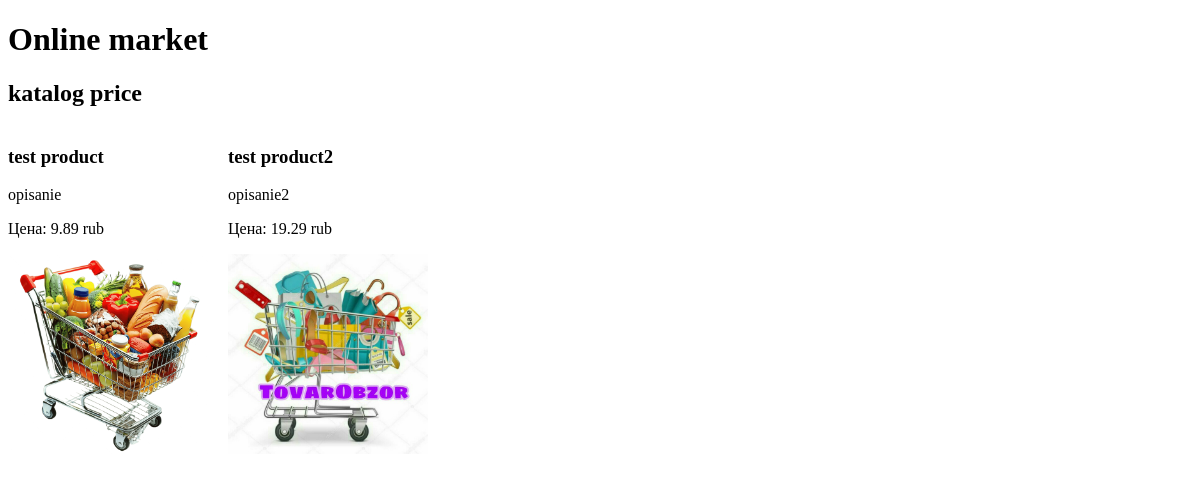
Before: / with the older database file.
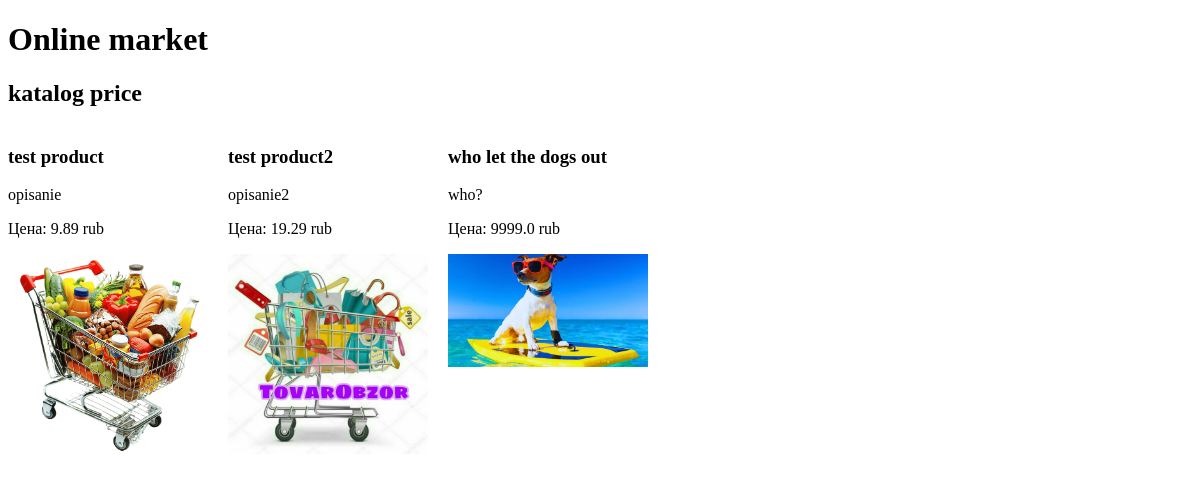
After: the same page with the newer database file.
### tables this page shows
CREATE TABLE products (
            id INTEGER PRIMARY KEY AUTOINCREMENT,
            name TEXT NOT NULL,
            price REAL NOT NULL,
            description TEXT DEFAULT "",
            image TEXT DEFAULT ""         
        );

### app.py (the view)
@app.route('/')
def index():
    products = database.get_products()
    return render_template("index.html", products=products)

### database.py (called while the page is built)
def get_products():
    conn = sqlite3.connect("shop.db")
    cursor = conn.cursor()
    cursor.execute('SELECT * FROM products')
    products = cursor.fetchall()
    conn.close()
    return products

### templates/index.html (shortened to what this page needs)
<!DOCTYPE html>
<html lang="en">
<head>
    <link rel="stylesheet" href="{{ url_for('static', filename='css/style.css') }}">
</head>
<body>
    <h1>Online market</h1>
    <h2>katalog price</h2>
    <div class="products">
        {% for product in products %}
            <div class=""product>
                <h3>{{ product[1] }}</h3>
                <p>{{ product[3] }}</p>
                <p>Цена: {{ product[2] }} rub</p>
                {% if  product[4] %}
                    <img src="{{ product[4] }}" width="200">
                {% endif %}
            </div>
        {% endfor %}
    </div>
</body>
</html>

### static/css/style.css (style rules this page uses)
.products { display: flex; flex-wrap: wrap; gap: 20px; }

Changed rows visible on the page:
added products: name "who let the dogs out", description "who?", price "9999.0", shows a picture
